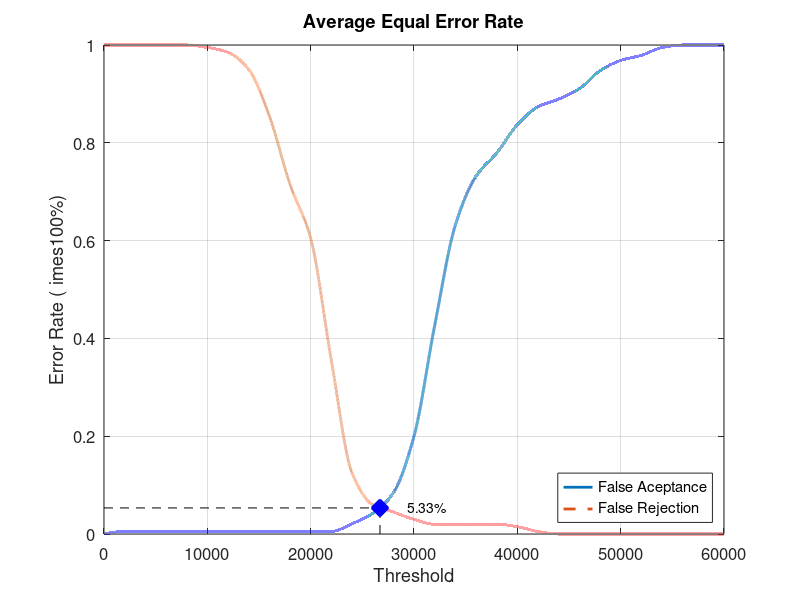
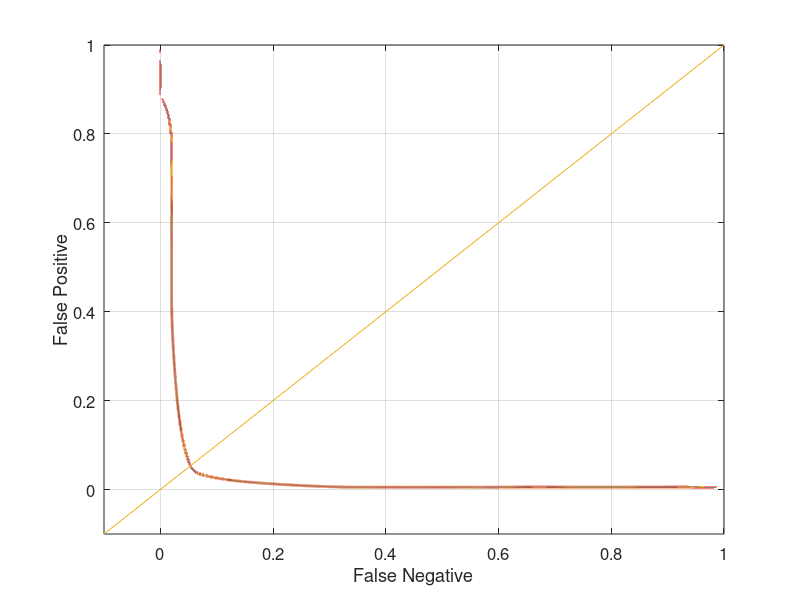

The MATLAB script that drew these images, in order:
close all;
clear;
clc;
x = 0:2000:60000;
xq = 0:0.5:60000;

y0 = [0 0.00526316 0.00526316 0.00526316 0.00526316 0.00526316 0.00526316 0.00526316 0.00526316 0.00526316 0.00526316 0.00526316 0.0210526 0.0421053 0.0842105 0.2 0.426316 0.631579 0.731579 0.778947 0.836842 0.873684 0.889474 0.910526 0.947368 0.968421 0.978947 0.994737 1 1 1]
yy0 = interp1(x, y0, xq, 'pchip');
y1 = [1 1 1 1 1 0.995 0.985 0.95 0.855 0.715 0.605 0.355 0.125 0.06 0.045 0.03 0.02 0.02 0.02 0.02 0.015 0.005 0 0 0 0 0 0 0 0 0]
yy1 = interp1(x, y1, xq, 'pchip');

% Calculating EER: 
y2 = abs(y0 - y1);
find(y2 == min(y2))
yy2 = abs(yy0 - yy1);
xEER = find(yy2 == min(yy2));
xEERIndex = xq(xEER) % X-axis EER
yEER = yy0(xEER) % Y-axis EER

main = figure
plot(xq, yy0,'-','LineWidth', 2);	hold on
plot(xq, yy1,'--','LineWidth', 2);	hold on
plot([xEERIndex xEERIndex], [0 yEER], 'k--');	hold on
plot([0 xEERIndex], [yEER yEER], 'k--');	hold on
plot(xEERIndex, yEER, 'bx', 'LineWidth', 10);	hold on
text(xEERIndex + 10 * xEERIndex / 100, yEER, [num2str(round((10000 * yEER)) / 100) '%'])
legend('False Aceptance', 'False Rejection', 'Location', 'SouthEast')
xlabel('Threshold')
ylabel('Error Rate (	imes100%)')
title('Average Equal Error Rate')
set(gca, 'FontSize', 12)
axis([0 60000 0 1])
grid on

print(main, 'Database3_1Main', '-dpng');
FNRxFPR = figure('Color', [1 1 1]);
plot(yy1, yy0, '-', yy1, yy0, 'LineWidth', 2);
hold on
y = -0.1:0.1:1
plot(y, y); 
set(gca, 'FontSize', 12)
xlabel('False Negative')
ylabel('False Positive')
axis([-0.1 1 -0.1 1])
set(gca, 'FontSize', 12)
grid on

print(FNRxFPR, 'Database3_1FNRxFPR','-dpng');
